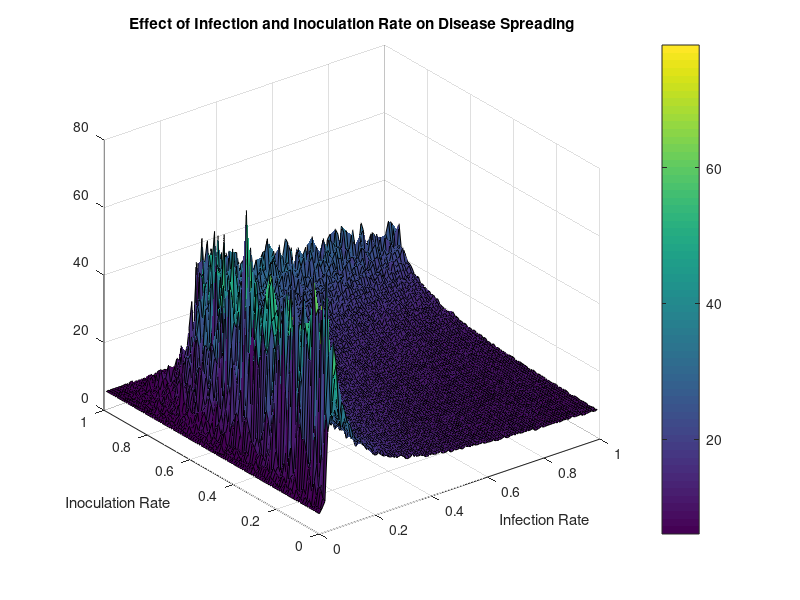

The MATLAB script that drew this image: (Note: this script raises an error after producing the figure.)
figure
data = csvread('data.csv');
data = data(:,1:100);
[X,Y] = meshgrid(0:.01:.99,0:.01:.99);
surf(X,Y,data);
xlabel('Infection Rate');
ylabel('Inoculation Rate');
title('Effect of Infection and Inoculation Rate on Disease Spreading');
c = colorbar;
c.Label.String = 'Number of Iterations';

figure
data2 = csvread('data2.csv');
data2 = data2(:,1:100);
[X,Y] = meshgrid(0:.01:.99,0:.01:.99);
surf(X,Y,data2);
xlabel('Infection Rate');
ylabel('Inoculation Rate');
title('Effect of Infection and Inoculation Rate on Herd Immunity');
c = colorbar;
c.Label.String = 'Fraction of Susceptible Population Who Escaped Infection';